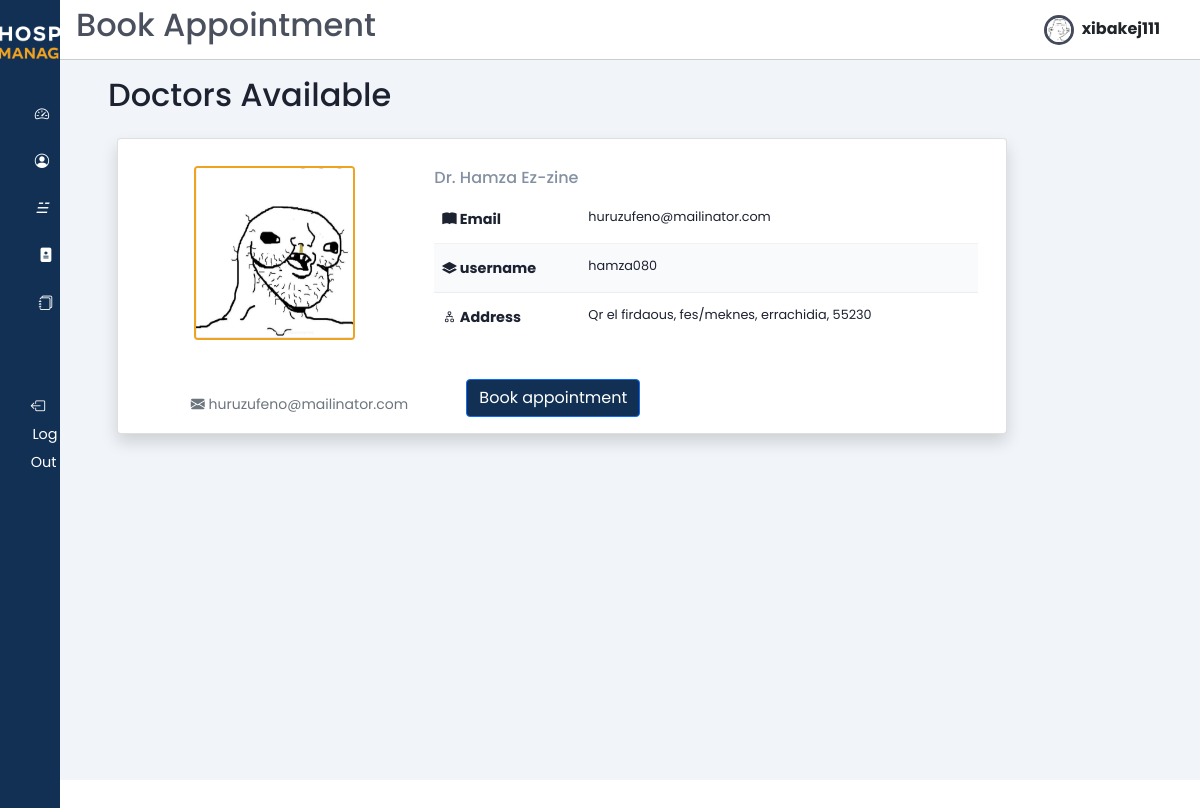
/book_appointment/ (signed in), run on an earlier commit of the app's database.
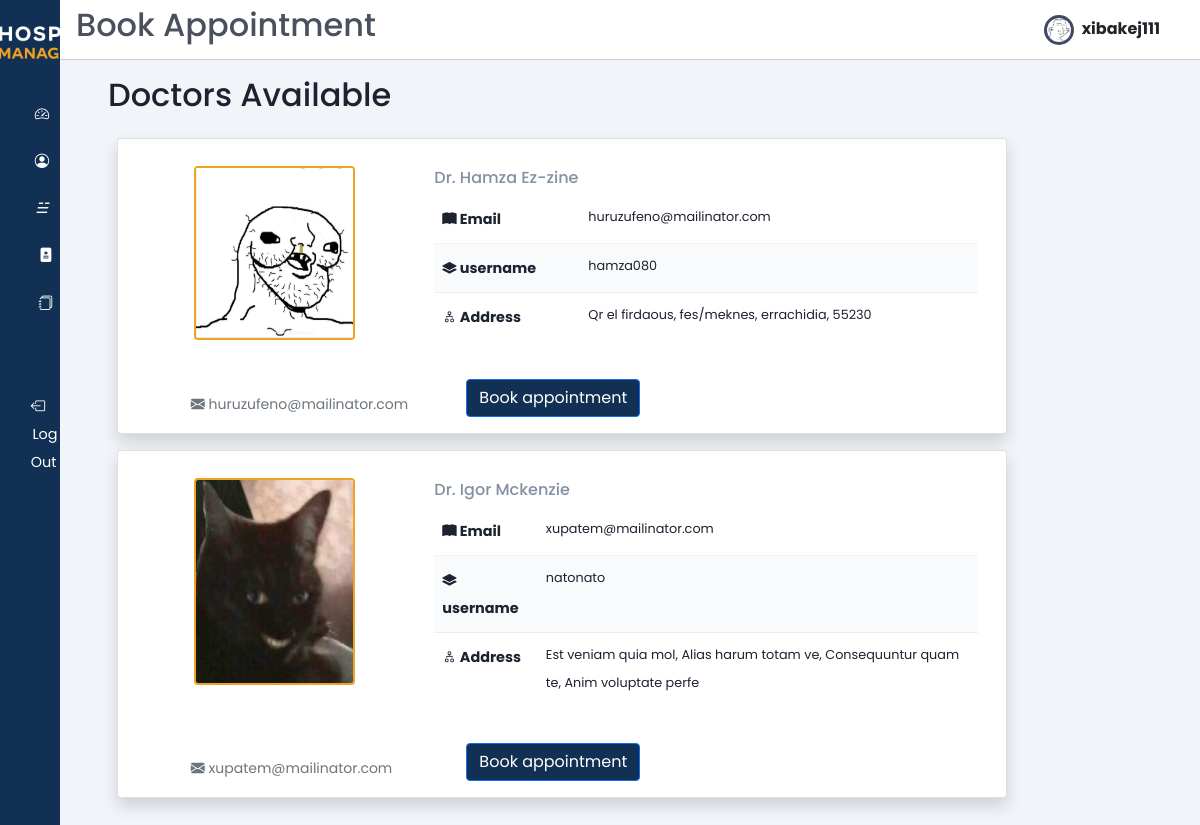
And on a later commit of the database.
### users/models.py (models this page shows, shortened)
class Users(AbstractUser):
    email = models.CharField(max_length=50,unique=True)
    username = models.CharField(max_length=50, unique=True)
    password = models.CharField(max_length=200)
    first_name = models.CharField(max_length=50)
    last_name = models.CharField(max_length=50)
    gender_choices = (("Male", "Male"), ("Female", "Female"))
    gender = models.CharField(max_length=10, choices=gender_choices, default="not_known")
    birthday = models.DateField(null=True, blank=True)
    is_doctor = models.BooleanField(default=False)
    profile_avatar = models.ImageField(upload_to="users/profiles", blank=True, default="doctor/profiles/download.png")
    id_address = models.ForeignKey(Address, on_delete=models.CASCADE, null=True)
    class Meta:
      verbose_name = "User"
      verbose_name_plural = "Users"

class Doctors(models.Model):
  user = models.OneToOneField(Users, on_delete=models.CASCADE, primary_key=True)
  specialty = models.ForeignKey(Specialty,on_delete=models.CASCADE)
  bio = models.TextField()
  class Meta:
    verbose_name = "Doctor"
    verbose_name_plural = "Doctors"

class Address(models.Model):
    id_address = models.AutoField(primary_key=True)
    address_line = models.CharField(max_length=50)
    region = models.CharField(max_length=50)
    city = models.CharField(max_length=50)
    code_postal = models.CharField(max_length=50)
    class Meta:
      verbose_name = "Address"
      verbose_name_plural = "Addresses"

### patients/views.py (the view)
# urls.py: path('book_appointment/', book_appointment, name='book_appointment'),
@login_required(login_url='/login')
def book_appointment(request):
  doctors = Doctors.objects.all()
  return render(request,'patients/book_appointment.html',{"doctors":doctors})

### templates/patients/book_appointment.html (shortened to what this page needs)
{% extends 'patients/base.html' %} {% load static %}  {% block page_title %} Book Appointment
{%endblock page_title %} {% block content %}
<main>
  <h2 class="dash-title">Doctors Available</h2>
  <section class="recent">
    <div class="table-div">
      <div class="row justify-content-left">
        {% for doctor in doctors %}
        <div class="card mb-3 shadow col-12 col-md-10" style="margin-left: 2%">
          <div class="row g-0">
            <div
              class="col-md-4 text-center p-2"
              style="max-height: 90%; max-width: 40%"
            >
              <img
                src="{{ doctor.user.profile_avatar.url }}"
                class="rounded"
                style="
                  height: 70%;
                  width: 59%;
                  margin-top: 7%;
                  border: 2px solid #EFA323;
                  border-radius: 200px;
                "
                alt="..."
              />
            </div>
            <div class="col-md-8">
              <div class="card-body">
                <h5 class="card-title mt-2">
                  Dr. {{ doctor.user.first_name}} {{ doctor.user.last_name }}
                </h5>
                <table class="table">
                  <tbody>
                    <tr>
                      <th scope="col"><i class="bi bi-book-fill"></i> Email</th>
                      <td scope="col">{{ doctor.user.email }}</td>
                    </tr>
                    <tr>
                      <th scope="col">
                        <i class="bi bi-layers-fill"></i> username
                      </th>
                      <td scope="col">{{ doctor.user.username }}</td>
                    </tr>
                    <tr>
                      <th scope="col">
                        <i class="bi bi-diagram-2"></i> Address
                      </th>
                      <td scope="col">
                        {{ doctor.user.id_address.address_line }}, {{ doctor.user.id_address.region }}, {{ doctor.user.id_address.city }}, {{ doctor.user.id_address.code_postal }}
                      </td>
                    </tr>
                  </tbody>
                </table>
              </div>
              <div class="container-new-example ps-5">
                <a href="/patient_confirm_book/{{ doctor.user.username }}/"
                  ><button type="submit" class="glow-on-hover btn primary-color-background btn-primary mb-3 " value="Submit">
                    Book appointment
                  </button></a
                >
              </div>
            </div>
            <div
              class="text-left mb-1"
              style="float: left; margin-left: 7%; margin-top: -5%"
            >
              <p class="card-text">
                <small class="text-muted"
                  ><i
                    class="bi bi-envelope-fill"
                    style="text-decoration: none"
                  ></i>
                  {{ doctor.user.email }}</small
                >
              </p>
            </div>
          </div>
        </div>
        {% endfor %}
      </div>
    </div>
  </section>
</main>
{% endblock %}

### templates/patients/base.html (shortened to what this page needs)
{% load static %}
<!DOCTYPE HTML>
<html lang="en">
<head>
  <link  href="{% static 'css/style-appointments.css' %}" rel="stylesheet">
  <link href="{% static 'css/bootstrap.min.css' %}" rel="stylesheet"/>
  <link href="{% static 'css/base-style.css' %}" rel="stylesheet"/>
  <link rel="stylesheet" href="https://cdn.jsdelivr.net/gh/lykmapipo/themify-icons@0.1.2/css/themify-icons.css">
  <link  href="{% static 'css/style.css' %}" rel="stylesheet">
  <link  href="{% static 'css/bootstrap-icons.css' %}" rel="stylesheet">
  <link  href="{% static 'css/jquery.dataTables.min.css' %}" rel="stylesheet">
  <link  href="{% static 'css/styleblog.css' %}" rel="stylesheet">
  <link  href="{% static 'css/styleblog-responsive.css' %}" rel="stylesheet">
</head>
<body>
  <div class="sidebar">
    <div class="sidebar-header pt-4">
      <div class="text-center my-">
        <img src="{% static 'img/white-logo.png' %}" alt="logo" class="img-fluid" style="max-width: 170px;" />
      </div>
    </div>
    <div class="sidebar-menu">
      <ul>
        <li>
          <a href="{% url 'patient_dashboard' %}">
            <i class="bi bi-speedometer2 me-2"></i>
          </a>
        </li>
        <li>
          <a href="{% url 'patient_profile' %}">
            <i class="bi bi-person-circle me-2"></i>
          </a>
        </li>
        <li>
          <a href="{% url 'patient_blogs' %}">
            <i>&#9777;&nbsp;&nbsp; </i>
          </a>
        </li>
        <li>
          <a href="{% url 'book_appointment' %}">
            <i class="bi bi-file-medical-fill"></i>
          </a>
        </li>
        <li>
          <a href="{% url 'my_appointments' %}">
            <i class="bi bi-journals"></i>
          </a>
        </li>
        <br><br>
        <li>
            <a href="{% url 'logout' %}" class="logout text-dark"data-bs-toggle="tooltip" data-bs-placement="right" title="logout" >
              <i class="bi bi-box-arrow-left me-3"></i>
              <span class="d-none d-md-inline">Log Out</span>
            </a>
        </li>
      </ul>
    </div>
  </div>
  <div class="main-content">
    <header class="d-flex  align-items-center">
      <h2>{% block page_title %}{% endblock page_title %}</h2>
      <a href="{% url 'patient_profile' %}">
        <img src="{{ request.user.profile_avatar.url }}" style="width: 30px; height: 30px; border-radius: 50%; overflow: hidden; background-color: blue; display: inline-block; vertical-align: middle; border: 3px solid #424a5b;">
        <span class="fw-bold fs-6 ms-1 text-dark me-4">{{ request.user.username|safe | truncatechars:"10" }}</span>
      </a>
    </header>
    {% block content %}
    {% endblock content %}
  </body>
</html>

### static/css/base-style.css (style rules this page uses)
:root { --primary-color: #123053; --secondary-color: #EFA323; }
.primary-color-background { background-color: var(--primary-color) !important; }
.main-content a { text-decoration: none !important; }

### static/css/style.css (style rules this page uses)
:root { --main-color: #424a5b; --color-dark: #1D2231; --text-grey: #8390A2; --primary-color: #123053; --secondary-color: #EFA323; }
* { font-family: 'Poppins', sans-serif; margin: 0; padding: 0; text-decoration: none; list-style-type: none; box-sizing: border-box; }
.sidebar { height: 100%; width: 240px; position: fixed; left: 0; top: 0; z-index: 100; background: var(--primary-color); color: #fff; overflow-y: auto; transition: width 500ms; }
.sidebar-header { display: flex; justify-content: space-between; align-items: center; height: 60px; padding: 0rem 1rem; }
.sidebar-menu { padding: 0rem; padding-top: 40px; }
.sidebar li { margin-bottom: 1.2rem; font-size: larger; }
.sidebar a { color: #fff !important; text-decoration: none; font-size: .9rem; }
.sidebar a span:last-child { padding-left: .1rem; }
.main-content { position: relative; margin-left: 240px; transition: margin-left 500ms; }
header { position: fixed; left: 240px; top: 0; z-index: 100; width: calc(100% - 240px); background: #fff; height: 60px; padding: 0rem 1rem; display: flex; align-items: center; justify-content: space-between; border-bottom: 1px solid #ccc; transition: left 500ms; }
main { margin-top: 60px; background: #f1f5f9; min-height: 90vh; padding: 1rem 3rem; }
.dash-title { color: var(--color-dark); margin-bottom: 1rem; }
.card-body { padding: 1.3rem 1rem; }
.card-body h5 { color: var(--text-grey); font-size: 1rem; }
.recent { margin-top: 3rem; margin-bottom: 3rem; }
th, td { font-size: .9rem; padding: 1rem 1rem; color: var(--color-dark); }
td { font-size: .8rem; }
tbody tr:nth-child(even) { background: #f9fafc; }
.text-center { text-align: center; }
@media only screen and (max-width: 1200px) { .sidebar { width: 60px; z-index: 150; } }
@media only screen and (max-width: 1200px) { .sidebar .sidebar-header h3 span, .sidebar li span:last-child { display: none; } }
@media only screen and (max-width: 1200px) { .sidebar .sidebar-header, .sidebar li { display: flex; justify-content: center; } }
@media only screen and (max-width: 1200px) { .main-content { margin-left: 60px; } }
@media only screen and (max-width: 1200px) { .main-content header { left: 60px; width: calc(100% - 60px); } }
.recent { margin-top: 1.5rem; margin-bottom: 3rem; }
.table-div { display: grid; grid-template-columns: 100% 25%; grid-column-gap: 1.5rem; }

What changed in the data, as far as the page shows it:
added Doctors: user.profile_avatar (picture), user.first_name "Igor", user.last_name "Mckenzie", user.email "xupatem@mailinator.com", user.username "natonato", user.id_address.address_line "Est veniam quia mol", user.id_address.region "Alias harum totam ve", user.id_address.city "Consequuntur quam te", user.id_address.code_postal "Anim voluptate perfe"
